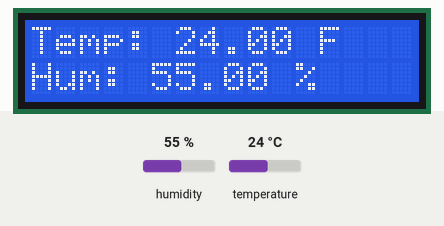
Recording of a sketch running on a simulated Arduino Uno, built with avr-gcc and run on an emulated ATmega328P. Parts: 16×2 character LCD. The test bench sets the inputs (shaded band); at power-on: humidity 55 %, temperature 24 °C.

Above: at 1.2 s.
1.3 s: humidity set to 22 %
At 3.8 s:
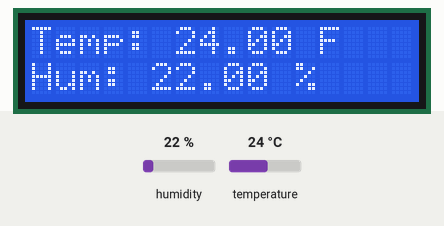
4.1 s: temperature set to 12 °C
At 5.7 s:
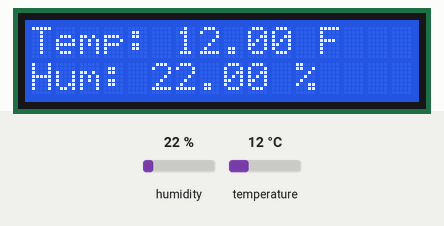
6.9 s: humidity set to 40 %
At 9.4 s:
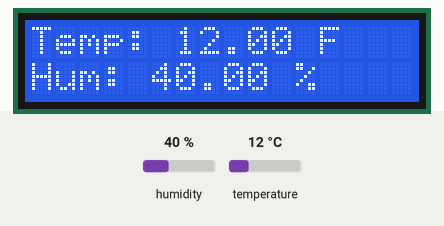
10.2 s: temperature set to 19 °C
At 11.2 s:
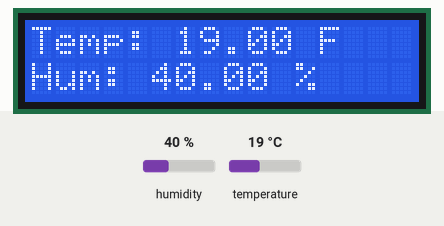
Timing chart, 0 to 13.2 s (numbered marks = the images above; inputs shaded):
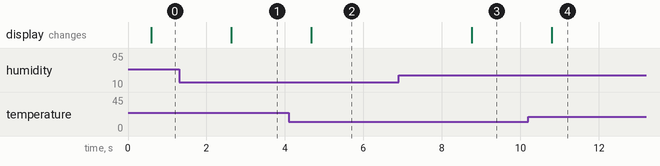

The sketch:

LCD_DHT.ino
```cpp
// Make sure to include the dht unified sensor library in order for the program to work

#include <LiquidCrystal.h> // library needed to use to run the liquid crystal display

const int rs = 10, en = 9, d4 = 5, d5 = 4, d6 = 3, d7 = 2;    // setting the pins to setup the liquid crystal display
LiquidCrystal lcd(rs, en, d4, d5, d6, d7);                    // function to use the pins to turn on and use the liquid crystal display

#include "DHT.h"             // creates the dht library
#define DHTPIN 8             // Digital pin connected to the DHT sensor
#define DHTTYPE DHT11        // DHT 11
DHT dht(DHTPIN, DHTTYPE);

void setup() {
lcd.begin(16,2);             // needed to activate the lcd. generates a 16 by 2 array
dht.begin();                 // needed to activate the DHT11
}

void loop() {
  delay(500);                            // delay between readings
  float h = dht.readHumidity();          // reads the humidity of the DHT11 and stores it as a float named "h"
  float t = dht.readTemperature();       // reads the temperature of the DHT11 and stores it as a float named "t"
  lcd.setCursor(0,0);                    // sets the cursor of the LCD to the 0,0 grid position
  lcd.print("Temp: ");                   // prints "Temp: " in the lcd at the 0,0 position
  lcd.setCursor(6,0);                    // sets the cursor of the LCD to the 6,0 grid position
  lcd.print(t);                          // prints the actual temperature in the lcd from the determined position
  lcd.setCursor(12,0);                   // sets the cursor of the LCD to the 12,0 grid position
  lcd.print("F");                        // prints "F" in the lcd from the determined position
  lcd.setCursor(0,1);                    // sets the cursor of the LCD to the 0,1 grid position
  lcd.print("Hum: ");                    // prints "Hum: " in the lcd from the determined position
  lcd.setCursor(5,1);                    // sets the cursor of the LCD to the 5,1 grid position
  lcd.print(h);                          // prints the actual humidity in the lcd from the determined position
  lcd.setCursor(11,1);                   // sets the cursor of the LCD to the 11,1 grid position
  lcd.print("%");                        // prints the symbol "%" in the lcd from the determined position
}
```

Measured:
- after the input at 1.3 s, the display: changes after 1.3 s (image 1)
- after the input at 4.1 s, the display: changes after 0.57 s (image 2)
- after the input at 6.9 s, the display: changes after 1.9 s (image 3)
- after the input at 10.2 s, the display: changes after 0.60 s (image 4)
